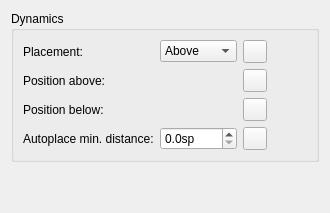
      <widget class="QWidget" name="PageDynamics">
       <layout class="QVBoxLayout" name="verticalLayout_49">
        <item>
         <widget class="QGroupBox" name="groupBox_31">
          <property name="title">
           <string>Dynamics</string>
          </property>
          <layout class="QGridLayout" name="gridLayout_22">
           <item row="3" column="0">
            <widget class="QLabel" name="label_118">
             <property name="text">
              <string>Autoplace min. distance:</string>
             </property>
             <property name="buddy">
              <cstring>dynamicsMinDistance</cstring>
             </property>
            </widget>
           </item>
           <item row="3" column="1">
            <widget class="QDoubleSpinBox" name="dynamicsMinDistance">
             <property name="suffix">
              <string extracomment="spatium unit">sp</string>
             </property>
             <property name="decimals">
              <number>1</number>
             </property>
             <property name="minimum">
              <double>0.000000000000000</double>
             </property>
             <property name="maximum">
              <double>1000.000000000000000</double>
             </property>
             <property name="singleStep">
              <double>0.200000000000000</double>
             </property>
             <property name="value">
              <double>0.000000000000000</double>
             </property>
            </widget>
           </item>
           <item row="3" column="3">
            <spacer name="horizontalSpacer_30">
             <property name="orientation">
              <enum>Qt::Horizontal</enum>
             </property>
             <property name="sizeHint" stdset="0">
              <size>
               <width>40</width>
               <height>20</height>
              </size>
             </property>
            </spacer>
           </item>
           <item row="3" column="2">
            <widget class="QToolButton" name="resetDynamicsMinDistance">
             <property name="toolTip">
              <string>Reset to default</string>
             </property>
             <property name="accessibleName">
              <string>Reset 'Autoplace min. distance' value</string>
             </property>
             <property name="text">
              <string notr="true"/>
             </property>
             <property name="icon">
              <iconset resource="musescore.qrc">
               <normaloff>:/data/icons/edit-reset.svg</normaloff>:/data/icons/edit-reset.svg</iconset>
             </property>
            </widget>
           </item>
           <item row="1" column="2">
            <widget class="QToolButton" name="resetDynamicsPosAbove">
             <property name="toolTip">
              <string>Reset to default</string>
             </property>
             <property name="accessibleName">
              <string>Reset 'Position above' value</string>
             </property>
             <property name="text">
              <string notr="true"/>
             </property>
             <property name="icon">
              <iconset resource="musescore.qrc">
               <normaloff>:/data/icons/edit-reset.svg</normaloff>:/data/icons/edit-reset.svg</iconset>
             </property>
            </widget>
           </item>
           <item row="0" column="1">
            <widget class="QComboBox" name="dynamicsPlacement">
             <item>
              <property name="text">
               <string notr="true">Above</string>
              </property>
             </item>
             <item>
              <property name="text">
               <string notr="true">Below</string>
              </property>
             </item>
            </widget>
           </item>
           <item row="0" column="0">
            <widget class="QLabel" name="label_126">
             <property name="text">
              <string>Placement:</string>
             </property>
             <property name="buddy">
              <cstring>dynamicsPlacement</cstring>
             </property>
            </widget>
           </item>
           <item row="0" column="2">
            <widget class="QToolButton" name="resetDynamicsPlacement">
             <property name="toolTip">
              <string>Reset to default</string>
             </property>
             <property name="accessibleName">
              <string>Reset 'Placement' value</string>
             </property>
             <property name="text">
              <string notr="true"/>
             </property>
             <property name="icon">
              <iconset resource="musescore.qrc">
               <normaloff>:/data/icons/edit-reset.svg</normaloff>:/data/icons/edit-reset.svg</iconset>
             </property>
            </widget>
           </item>
           <item row="1" column="0">
            <widget class="QLabel" name="label_138">
             <property name="text">
              <string>Position above:</string>
             </property>
            </widget>
           </item>
           <item row="2" column="0">
            <widget class="QLabel" name="label_141">
             <property name="text">
              <string>Position below:</string>
             </property>
            </widget>
           </item>
           <item row="2" column="2">
            <widget class="QToolButton" name="resetDynamicsPosBelow">
             <property name="toolTip">
              <string>Reset to default</string>
             </property>
             <property name="accessibleName">
              <string>Reset 'Position below' value</string>
             </property>
             <property name="text">
              <string notr="true"/>
             </property>
             <property name="icon">
              <iconset resource="musescore.qrc">
               <normaloff>:/data/icons/edit-reset.svg</normaloff>:/data/icons/edit-reset.svg</iconset>
             </property>
            </widget>
           </item>
           <item row="1" column="1">
            <widget class="Ms::OffsetSelect" name="dynamicsPosAbove" native="true"/>
           </item>
           <item row="2" column="1">
            <widget class="Ms::OffsetSelect" name="dynamicsPosBelow" native="true"/>
           </item>
          </layout>
         </widget>
        </item>
        <item>
         <spacer name="verticalSpacer_22">
          <property name="orientation">
           <enum>Qt::Vertical</enum>
          </property>
          <property name="sizeHint" stdset="0">
           <size>
            <width>20</width>
            <height>40</height>
           </size>
          </property>
         </spacer>
        </item>
       </layout>
      </widget>
